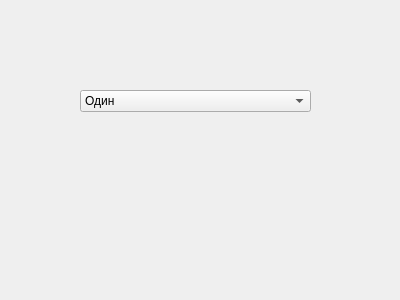
<?xml version="1.0" encoding="UTF-8"?>
<ui version="4.0">
 <class>Form</class>
 <widget class="QWidget" name="Form">
  <property name="geometry">
   <rect>
    <x>0</x>
    <y>0</y>
    <width>400</width>
    <height>300</height>
   </rect>
  </property>
  <property name="windowTitle">
   <string>Form</string>
  </property>
  <widget class="QComboBox" name="comboBox">
   <property name="geometry">
    <rect>
     <x>80</x>
     <y>90</y>
     <width>231</width>
     <height>22</height>
    </rect>
   </property>
   <item>
    <property name="text">
     <string>Один</string>
    </property>
   </item>
   <item>
    <property name="text">
     <string>Два</string>
    </property>
   </item>
   <item>
    <property name="text">
     <string>Три</string>
    </property>
   </item>
   <item>
    <property name="text">
     <string>Четыре</string>
    </property>
   </item>
  </widget>
  <widget class="QLabel" name="label">
   <property name="geometry">
    <rect>
     <x>90</x>
     <y>190</y>
     <width>221</width>
     <height>51</height>
    </rect>
   </property>
   <property name="font">
    <font>
     <pointsize>12</pointsize>
    </font>
   </property>
   <property name="text">
    <string/>
   </property>
  </widget>
 </widget>
 <resources/>
 <connections/>
</ui>
